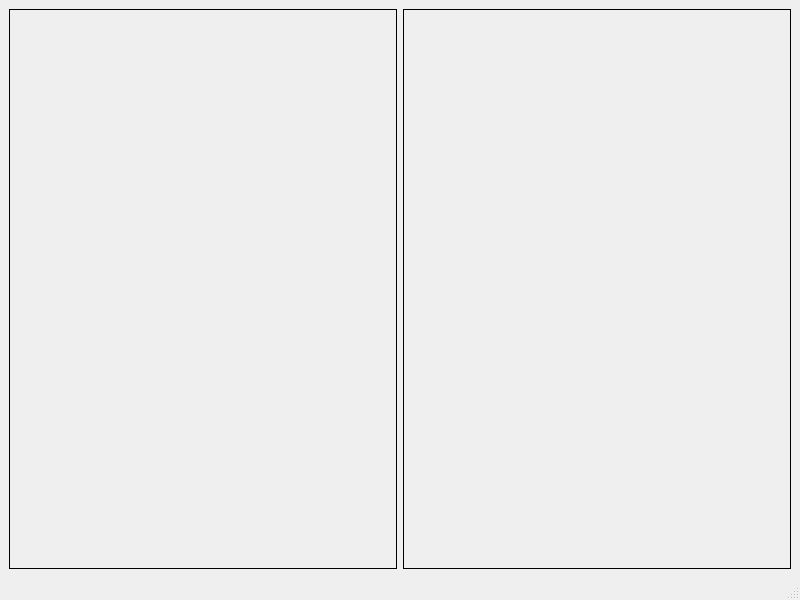
<?xml version="1.0" encoding="UTF-8"?>
<ui version="4.0">
 <class>SandBox</class>
 <widget class="QMainWindow" name="SandBox">
  <property name="geometry">
   <rect>
    <x>0</x>
    <y>0</y>
    <width>800</width>
    <height>600</height>
   </rect>
  </property>
  <property name="windowTitle">
   <string>SandBox</string>
  </property>
  <widget class="QWidget" name="centralwidget">
   <layout class="QGridLayout" name="gridLayout">
    <item row="0" column="0">
     <widget class="QFrame" name="canvasWidget_1">
      <property name="frameShape">
       <enum>QFrame::Box</enum>
      </property>
      <property name="frameShadow">
       <enum>QFrame::Plain</enum>
      </property>
     </widget>
    </item>
    <item row="0" column="1">
     <widget class="QFrame" name="canvasWidget_2">
      <property name="frameShape">
       <enum>QFrame::Box</enum>
      </property>
      <property name="frameShadow">
       <enum>QFrame::Plain</enum>
      </property>
     </widget>
    </item>
   </layout>
  </widget>
  <widget class="QMenuBar" name="menubar">
   <property name="geometry">
    <rect>
     <x>0</x>
     <y>0</y>
     <width>800</width>
     <height>21</height>
    </rect>
   </property>
  </widget>
  <widget class="QStatusBar" name="statusbar"/>
 </widget>
 <resources/>
 <connections/>
</ui>
